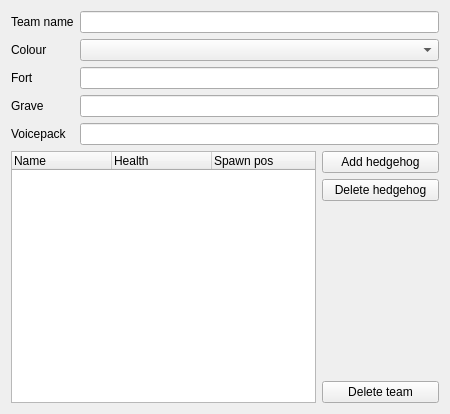
<?xml version="1.0" encoding="UTF-8"?>
<ui version="4.0">
 <class>TeamEdit</class>
 <widget class="QWidget" name="TeamEdit">
  <property name="geometry">
   <rect>
    <x>0</x>
    <y>0</y>
    <width>450</width>
    <height>414</height>
   </rect>
  </property>
  <property name="windowTitle">
   <string>Form</string>
  </property>
  <layout class="QGridLayout" name="gridLayout_2">
   <item row="0" column="0" colspan="2">
    <layout class="QGridLayout" name="gridLayout">
     <item row="0" column="0">
      <widget class="QLabel" name="label">
       <property name="text">
        <string>Team name</string>
       </property>
      </widget>
     </item>
     <item row="0" column="1">
      <widget class="QLineEdit" name="leTeamName"/>
     </item>
     <item row="1" column="1">
      <widget class="QComboBox" name="cbColor"/>
     </item>
     <item row="1" column="0">
      <widget class="QLabel" name="label_2">
       <property name="text">
        <string>Colour</string>
       </property>
      </widget>
     </item>
     <item row="2" column="0">
      <widget class="QLabel" name="label_3">
       <property name="text">
        <string>Fort</string>
       </property>
      </widget>
     </item>
     <item row="3" column="0">
      <widget class="QLabel" name="label_4">
       <property name="text">
        <string>Grave</string>
       </property>
      </widget>
     </item>
     <item row="2" column="1">
      <widget class="QLineEdit" name="leFort"/>
     </item>
     <item row="3" column="1">
      <widget class="QLineEdit" name="leGrave"/>
     </item>
     <item row="4" column="0">
      <widget class="QLabel" name="label_5">
       <property name="text">
        <string>Voicepack</string>
       </property>
      </widget>
     </item>
     <item row="4" column="1">
      <widget class="QLineEdit" name="leVoicepack"/>
     </item>
    </layout>
   </item>
   <item row="1" column="0" rowspan="4">
    <widget class="QTreeWidget" name="treeWidget">
     <column>
      <property name="text">
       <string>Name</string>
      </property>
     </column>
     <column>
      <property name="text">
       <string>Health</string>
      </property>
     </column>
     <column>
      <property name="text">
       <string>Spawn pos</string>
      </property>
     </column>
    </widget>
   </item>
   <item row="1" column="1">
    <widget class="QPushButton" name="pbAddHedgehog">
     <property name="text">
      <string>Add hedgehog</string>
     </property>
    </widget>
   </item>
   <item row="2" column="1">
    <widget class="QPushButton" name="pbDeleteHedgehog">
     <property name="text">
      <string>Delete hedgehog</string>
     </property>
    </widget>
   </item>
   <item row="3" column="1">
    <spacer name="verticalSpacer">
     <property name="orientation">
      <enum>Qt::Vertical</enum>
     </property>
     <property name="sizeHint" stdset="0">
      <size>
       <width>117</width>
       <height>125</height>
      </size>
     </property>
    </spacer>
   </item>
   <item row="4" column="1">
    <widget class="QPushButton" name="pbDeleteTeam">
     <property name="text">
      <string>Delete team</string>
     </property>
    </widget>
   </item>
  </layout>
 </widget>
 <resources/>
 <connections/>
</ui>
